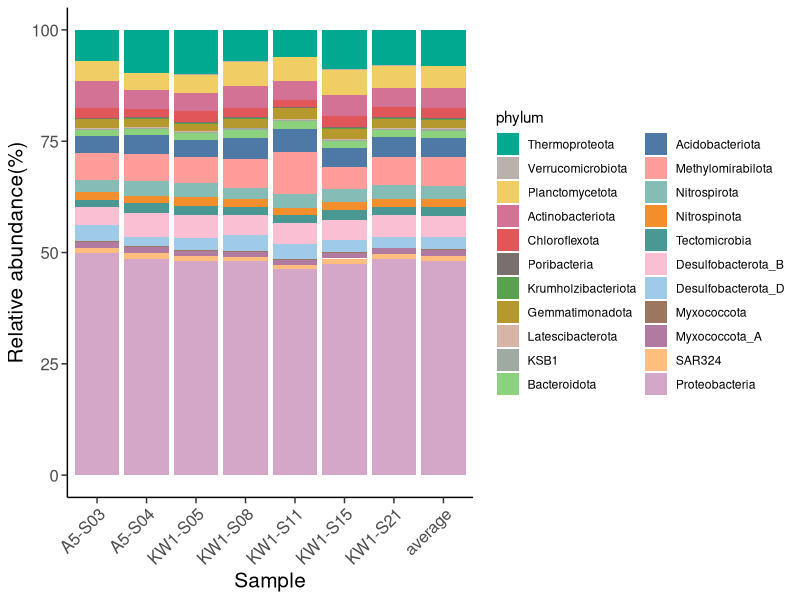
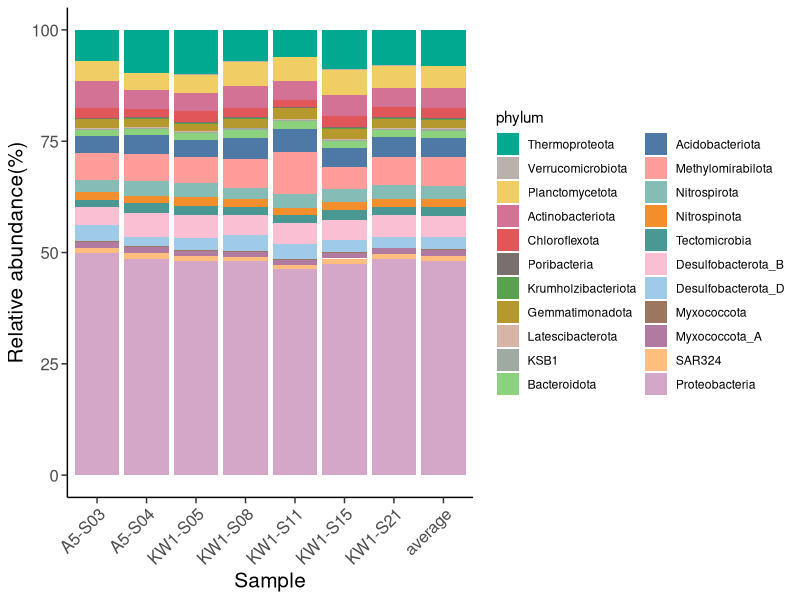

Reproduce these figures in R, in order.
library(ggplot2)
library(reshape2)

data <- read.csv("merge_phylum.csv", header = T, check.names = F, row.names = 1)

df <- melt(data)
df$phylum <- factor(df$phylum,levels = c("Thermoproteota","Verrucomicrobiota","Planctomycetota","Actinobacteriota","Chloroflexota","Poribacteria","Krumholzibacteriota","Gemmatimonadota","Latescibacterota","KSB1","Bacteroidota","Acidobacteriota","Methylomirabilota","Nitrospirota","Nitrospinota","Tectomicrobia","Desulfobacterota_B","Desulfobacterota_D","Myxococcota","Myxococcota_A","SAR324","Proteobacteria"))
mycol <- c("#00a98f","#bab0ac","#f1ce63","#d37295","#e15759","#79706e","#59a14f","#b6992d","#d7b5a6","#9faaa2","#8cd17d","#4e79a7","#ff9d9a","#86bcb6","#f28e2b","#499894","#fabfd2","#a0cbe8","#9d7660","#b07aa1","#ffbe7d","#d4a6c8")

p <- ggplot(df, aes(x=variable, y=value, fill=phylum)) + geom_bar(stat = "identity",position ="stack") +
  scale_fill_manual(values=mycol) + labs(x = "Sample" , y = "Relative abundance(%)") +
  theme(axis.title=element_text(size=15),axis.text.x = element_text(angle=45, hjust = 1, vjust = 1 ,size = 12),
        axis.text.y = element_text(size = 12),axis.ticks.length=unit(0.15,'cm') ,
      panel.background = element_blank(),axis.line = element_line(color = "black"))
p
ggsave("phylum-bar.pdf",p,width = 8,height = 8)
